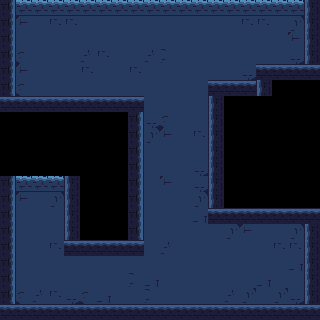

The image is a tile-based game level rendered from a .tmx file. Its description and complete source (layers, tilesets, objects, tile grids) follow:
An orthogonal 20x20 tile map with 16x16 px tiles, 1 tile layer (Tile Layer 1).

<map version="1.8" tiledversion="1.8.2" orientation="orthogonal" renderorder="right-down" width="20" height="20" tilewidth="16" tileheight="16" infinite="0" nextlayerid="3" nextobjectid="1">
 <tileset firstgid="1" source="tileset.tsx" />
 <layer id="1" name="Tile Layer 1" width="20" height="20">
  <data encoding="csv">
69,38,38,38,38,38,38,38,38,38,38,38,38,38,38,38,38,38,38,70,
69,1,35,33,33,35,35,35,35,35,35,35,35,35,35,33,33,35,3,70,
69,35,35,35,35,35,35,35,35,35,35,35,35,35,35,35,35,35,1,70,
69,65,35,35,35,66,33,35,35,66,34,35,35,35,35,35,35,35,67,70,
69,1,35,35,35,33,35,35,33,35,35,35,35,35,35,67,37,37,37,37,
69,65,35,35,35,35,35,35,35,35,35,35,35,37,37,37,70,0,0,0,
37,37,37,37,37,37,37,37,37,35,35,35,35,70,0,0,0,0,0,0,
0,0,0,0,0,0,0,0,69,67,65,35,35,70,0,0,0,0,0,0,
0,0,0,0,0,0,0,0,69,3,1,35,33,70,0,0,0,0,0,0,
0,0,0,0,0,0,0,0,69,35,35,35,35,70,0,0,0,0,0,0,
0,0,0,0,0,0,0,0,69,35,35,35,67,70,0,0,0,0,0,0,
69,38,38,38,70,0,0,0,69,35,1,35,67,70,0,0,0,0,0,0,
69,1,35,3,70,0,0,0,69,35,35,35,3,70,0,0,0,0,0,0,
69,35,35,35,70,0,0,0,69,35,35,35,2,37,37,37,37,37,37,37,
69,35,35,35,70,0,0,0,69,35,35,35,35,35,3,1,35,35,3,70,
69,35,35,33,37,37,37,37,37,35,66,35,35,35,35,35,35,33,33,70,
69,35,35,35,35,35,35,35,35,35,35,35,35,35,35,35,35,35,2,70,
69,35,35,35,35,35,35,35,34,2,35,35,35,35,35,35,2,35,35,70,
69,65,66,33,67,65,2,35,35,34,35,35,35,35,66,3,35,3,67,70,
37,37,37,37,37,37,37,37,37,37,37,37,37,37,37,37,37,37,37,37
</data>
 </layer>
</map>